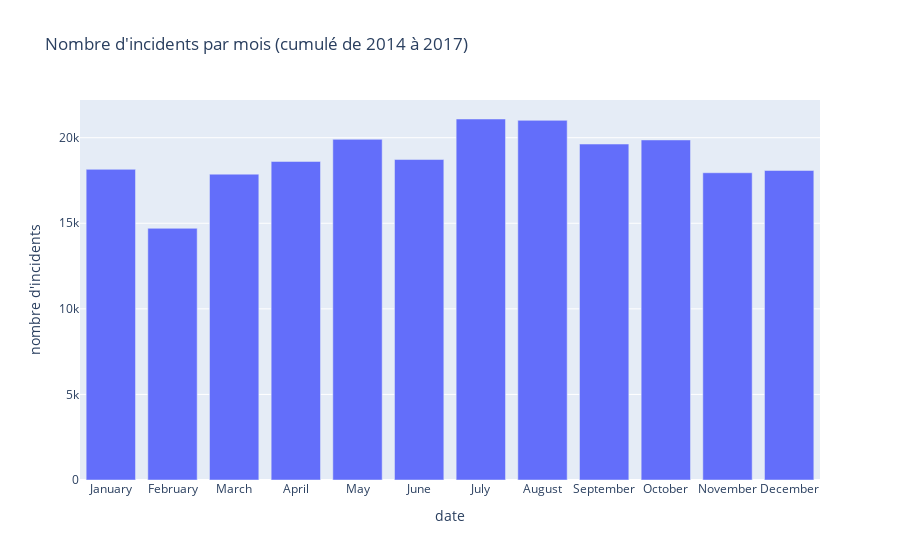

Notebook source saved alongside this figure:
### Code cell
fig4 = px.bar(updated_base[updated_base['date'].dt.year.isin([2014,2015,2016,2017])], 
            x=pd.unique(updated_base[updated_base['date'].dt.year.isin([2014,2015,2016,2017])]['date'].dt.month_name()), 
            y=updated_base[updated_base['date'].dt.year.isin([2014,2015,2016,2017])].groupby(updated_base[updated_base['date'].dt.year.isin([2014,2015,2016,2017])]['date'].dt.month).count()['incident_id'],
            labels={"x":"date", "y":"nombre d'incidents"},
            title="Nombre d'incidents par mois (cumulé de 2014 à 2017)")


fig4

### Figure 1 — Plotly figure (JSON) as saved in the notebook; plotly's stock layout.template omitted (floating-point values rounded to 4 significant figures)
{"data": [{"alignmentgroup": "True", "hovertemplate": "date=%{x}<br>nombre d'incidents=%{y}<extra></extra>", "legendgroup": "", "marker": {"color": "#636efa", "pattern": {"shape": ""}}, "name": "", "offsetgroup": "", "orientation": "v", "showlegend": false, "textposition": "auto", "type": "bar", "x": ["January", "February", "March", "April", "May", "June", "July", "August", "September", "October", "November", "December"], "xaxis": "x", "y": [18150, 14705, 17869, 18611, 19903, 18724, 21092, 21012, 19628, 19868, 17951, 18084], "yaxis": "y"}], "layout": {"barmode": "relative", "legend": {"tracegroupgap": 0}, "title": {"text": "Nombre d'incidents par mois (cumulé de 2014 à 2017)"}, "xaxis": {"anchor": "y", "domain": [0, 1], "title": {"text": "date"}}, "yaxis": {"anchor": "x", "domain": [0, 1], "title": {"text": "nombre d'incidents"}}}}
